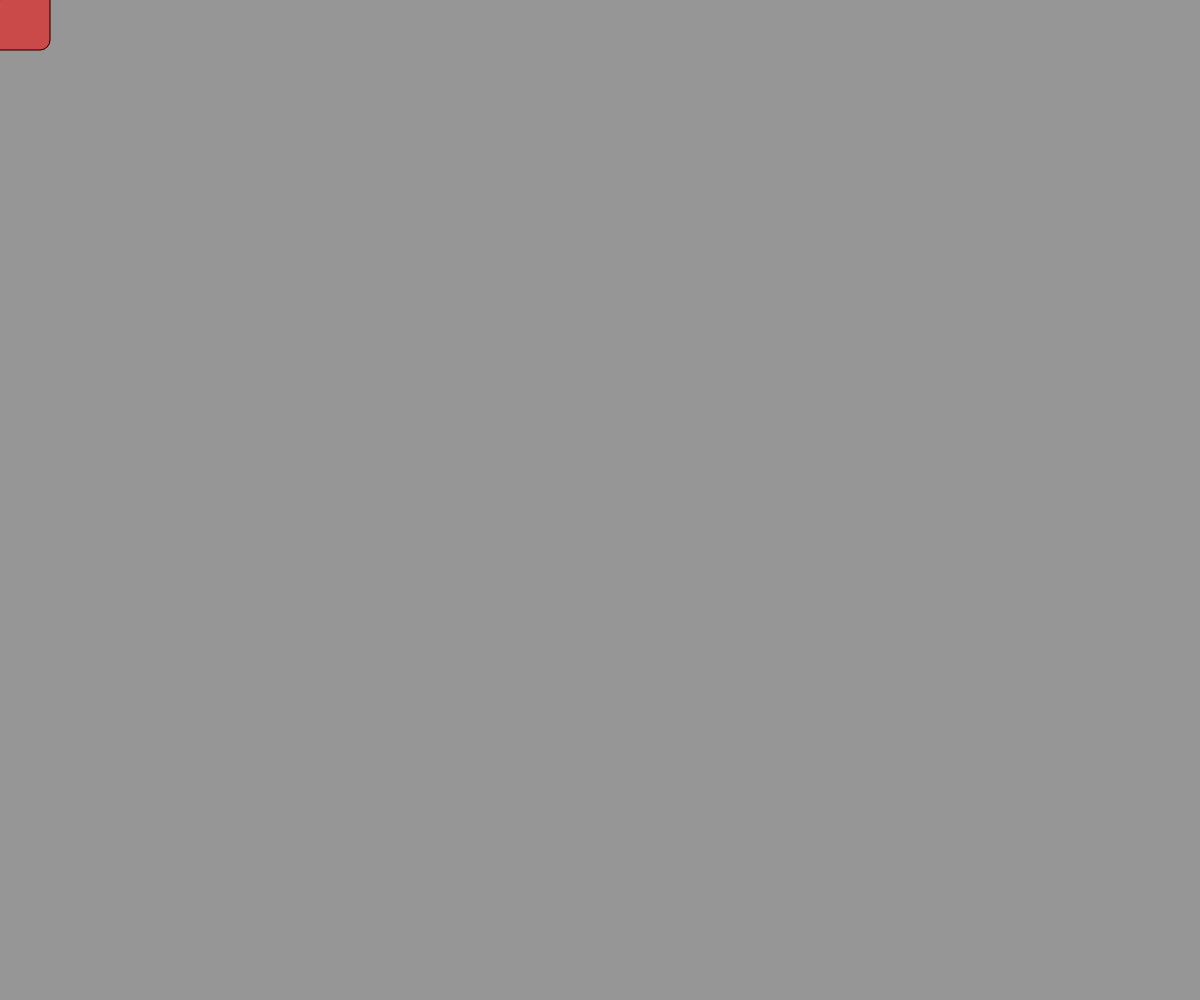
Frame 1 (no input)
Frame 60 (no input): identical to frame 1, image omitted
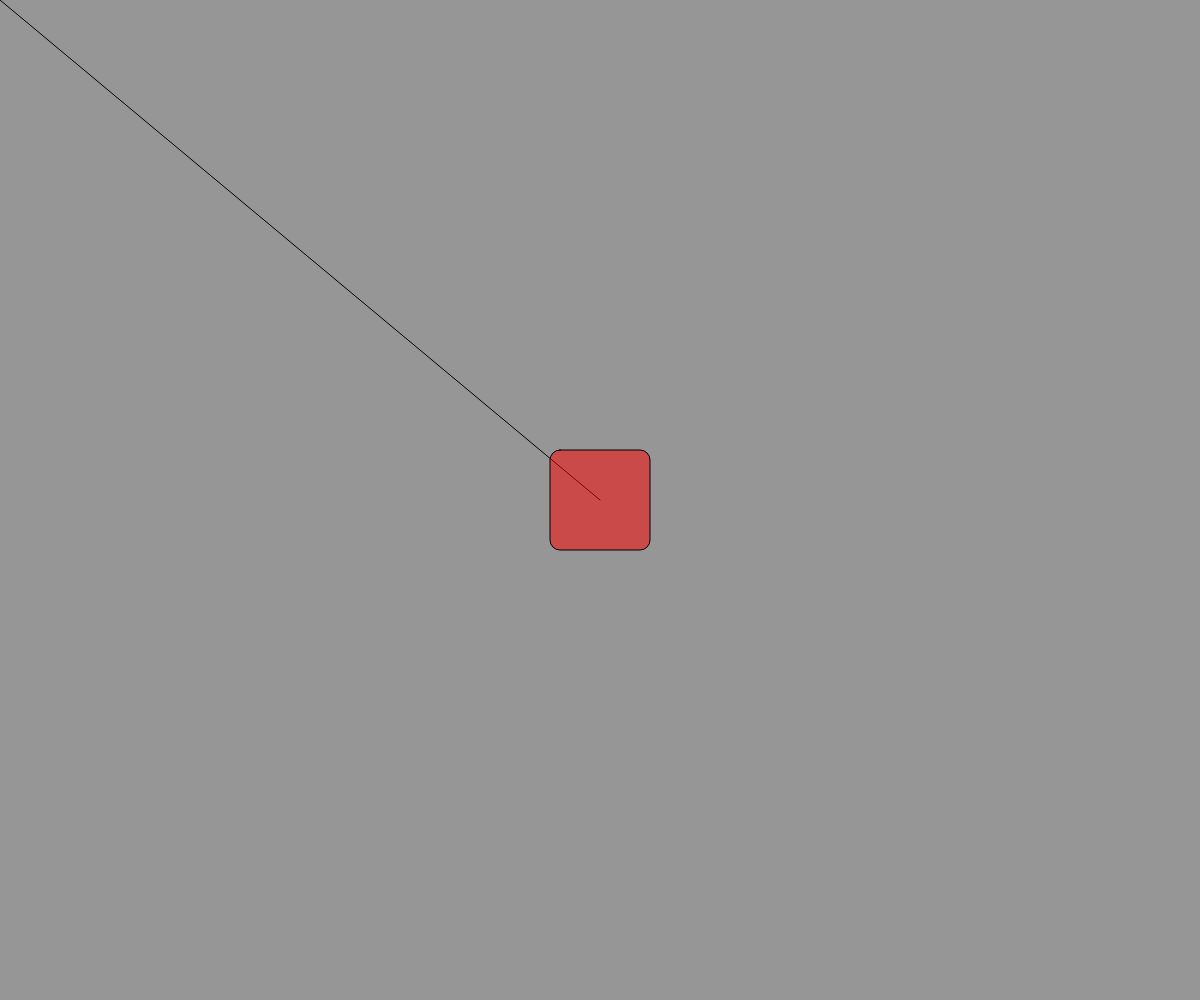
Frame 120 (the mouse pressed at the canvas centre since frame 60)

The p5.js sketch that drew these frames (run headless with seeded random() and noise() and a simulated clock; from frame 60 on, the mouse is pressed at the canvas centre):

// p5.js sketch
// ── sketch.js
// global variables to keep track of mouse positions
var x = [];
var y = [];

function setup() {
    createCanvas(windowWidth, windowHeight);
    // center rectangles
    rectMode(CENTER);
    // half transparent red
    fill(255, 0, 0, 128);
}

function draw() {
    background(150);

    // line with one fixed end in coordinate system origin
    line(0, 0, mouseX, mouseY);

    // rectangle attached to mouse position
    rect(mouseX, mouseY, 100, 100, 10);
 
    // polygon   
    beginShape();
    for(var i=0; i<x.length; i++) {
        vertex(x[i], y[i]);
        text(i, x[i], y[i]);
    }
    endShape(CLOSE);
}

// register for mouse released events called exactly once each release
function mouseReleased() {
    // add x and y component into dedicated array
    x.push(mouseX);
    y.push(mouseY);
    console.log(x);
}
